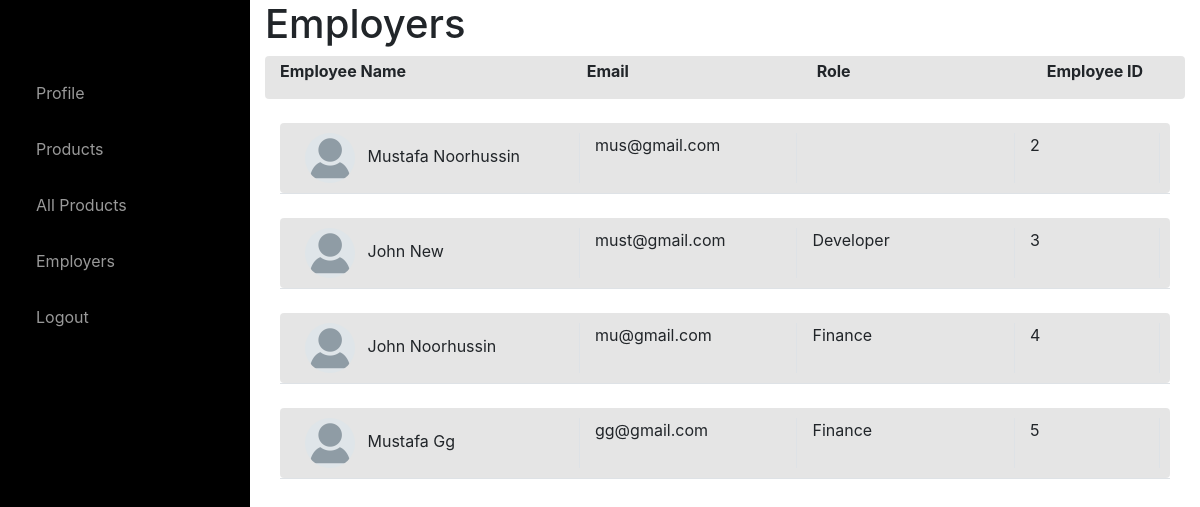
Page /employee (signed in) on the committed database.
### website/models.py (models this page shows)
class User(db.Model, UserMixin):
    id = db.Column(db.Integer, primary_key=True)
    email = db.Column(db.String(150), unique=True)
    password = db.Column(db.String(150))
    first_name = db.Column(db.String(150))
    last_name = db.Column(db.String(150))
    role = db.Column(db.String(150))
    product = db.relationship('Product')

### website/views.py (the view)
@views.route('/employee')
@login_required
def employee():
    employee = User.query.all()
    return render_template("employee.html", employee=employee, user=current_user)

### website/templates/employee.html
{% extends "base.html" %} {% block title %}Employers{% endblock %} {% block content%}
<h1>Employers</h1>
<div class="container-fluid">
    <div class="row">
        <div class="col-md-12 ">
            <div class="row border-dark rounded" style="padding-top: 3px; background-color:rgba(0,0,0,.10);">
                <div class="col-md-4">
                    <strong>
                        <p>Employee Name</p>
                    </strong>
                </div>
                <div class="col-md-3">
                    <strong>
                        <p>Email</p>
                    </strong>
                </div>
                <div class="col-md-3">
                    <strong>
                        <p>Role</p>
                    </strong>
                </div>
                <div class="col-md-2">
                    <strong>
                        <p>Employee ID</p>
                    </strong>
                </div>
            </div>
            <br>
            {% for employee in employee %}
            <div class="container-fluid ">
                <div class="row">
                    <div class="col-md-12 border-bottom">
                        <div class="row border-dark rounded" style="padding: 10px; background-color:rgba(0,0,0,.10);">
                            <div class="col-md-4 border-right">
                                {% if employee.first_name %}<img src="{{ url_for('static',filename='IMG/Avatar.png')}}"
                                    alt="" class="thumb-sm  rounded-circle mr-2" width="50">
                                {{employee.first_name[0]|upper}}{{employee.first_name[1:]}}
                                {{employee.last_name[0]|upper}}{{employee.last_name[1:]}}{% endif %}
                            </div>
                            <div class="col-md-3 border-right">
                                {% if employee.email %}{{ employee.email }}{% endif %}
                            </div>
                            <div class="col-md-3 border-right">
                                {% if employee.role %}{{ employee.role }}{% endif %}
                            </div>
                            <div class="col-md-2 border-right">
                                {% if employee.id %}{{ employee.id }}{% endif %}
                            </div>
                        </div>
                    </div>
                </div>
            </div>
            <br>
            {% endfor %}
            {% endblock %}

### website/static/index.css (style rules this page uses)
body { background:#eee; }
body { overflow-x: hidden; }

### rows in the picture
User: first_name "M", first_name "ustafa", last_name "N", last_name "oorhussin", email "mus@gmail.com", id "2"
User: first_name "J", first_name "ohn", last_name "N", last_name "ew", email "must@gmail.com", role "Developer", id "3"
User: first_name "J", first_name "ohn", last_name "N", last_name "oorhussin", email "mu@gmail.com", role "Finance", id "4"
User: first_name "M", first_name "ustafa", last_name "G", last_name "g", email "gg@gmail.com", role "Finance", id "5"
